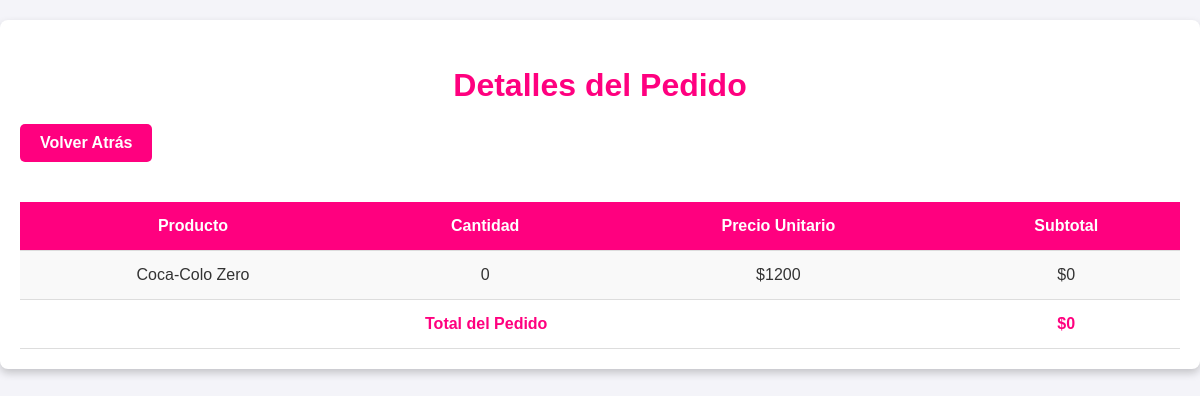
The app's page /ver_pedido/110/ with its own data.
### sistema_pedidos/models.py (models this page shows, shortened)
class DetallePedido(models.Model):
    pedido = models.ForeignKey(Pedido, related_name='detalles', on_delete=models.CASCADE)
    producto = models.ForeignKey(Producto, on_delete=models.CASCADE)
    cantidad = models.PositiveIntegerField()
    precio = models.IntegerField()

class Producto(models.Model):
    nombre = models.CharField(max_length=100)
    descripcion = models.TextField(blank=True, null=True)
    precio = models.IntegerField()  # Cambiado a IntegerField
    categoria = models.CharField(
        max_length=50,
        choices=[
            ('bebidas', 'Bebidas'),
            ('postres', 'Postres'),
            ('platos', 'Platos')
        ]
    )
    stock = models.PositiveIntegerField(default=0)
    imagen = models.ImageField(upload_to='productos/', blank=True, null=True)

### sistema_pedidos/views.py (the view)
# urls.py: path('ver_pedido/<int:pedido_id>/', views.ver_detalle_pedido, name='ver_detalle_pedido'),
def ver_detalle_pedido(request, pedido_id):
    pedido = get_object_or_404(Pedido, id=pedido_id)
    detalles = pedido.detalles.all()
    total = sum(detalle.cantidad * detalle.producto.precio for detalle in detalles)
    return render(request, 'detalle_pedido.html', {
        'pedido': pedido,
        'detalles': detalles,
        'total': total
    })

### sistema_pedidos/templatetags/custom_filters.py (called while the page is built)
@register.filter(name='multiply')
def multiply(value, arg):
    return value * arg

### sistema_pedidos/templates/detalle_pedido.html (shortened to what this page needs)
{% load custom_filters %}
<!DOCTYPE html>
<html lang="es">
<head>
</head>
<body>
    <div class="container">
        <h2>Detalles del Pedido</h2>
        <a href="{% url 'ver_pedidos' %}" class="btn-back">Volver Atrás</a>
        <table>
            <tr>
                <th>Producto</th>
                <th>Cantidad</th>
                <th>Precio Unitario</th>
                <th>Subtotal</th>
            </tr>
            {% for detalle in detalles %}
            <tr>
                <td>{{ detalle.producto.nombre }}</td>
                <td>{{ detalle.cantidad }}</td>
                <td>${{ detalle.producto.precio }}</td>
                <td>${{ detalle.cantidad|multiply:detalle.producto.precio }}</td>
            </tr>
            {% endfor %}
            <tr class="total-row">
                <td colspan="3">Total del Pedido</td>
                <td>${{ total }}</td>
            </tr>
        </table>
    </div>
</body>
</html>

### sistema_pedidos/templates/detalle_pedido.html (style rules this page uses)
body { font-family: Arial, sans-serif; background-color: #f4f4f9; color: #333; margin: 0; padding: 0; display: flex; flex-direction: column; align-items: center; padding: 20px; }
.container { max-width: 1200px; width: 100%; background-color: #fff; padding: 20px; border-radius: 8px; box-shadow: 0 4px 8px rgba(0, 0, 0, 0.2); }
h2 { color: #ff007f; font-size: 2em; margin-bottom: 20px; text-align: center; font-weight: bold; }
.btn-back { display: inline-block; margin-bottom: 20px; padding: 10px 20px; font-size: 1em; background-color: #ff007f; color: white; border-radius: 5px; font-weight: bold; text-decoration: none; transition: background-color 0.3s ease; text-align: center; }
table { width: 100%; border-collapse: collapse; margin-top: 20px; }
th, td { padding: 15px; text-align: center; border-bottom: 1px solid #ddd; }
th { background-color: #ff007f; color: white; font-weight: bold; }
tr:nth-child(even) { background-color: #f9f9f9; }
.total-row { font-weight: bold; color: #ff007f; }

### records on screen
DetallePedido: producto.nombre "Coca-Colo Zero", cantidad "0", producto.precio "1200", cantidad|multiply "0"

### other values on screen
{{ total }} "0"
